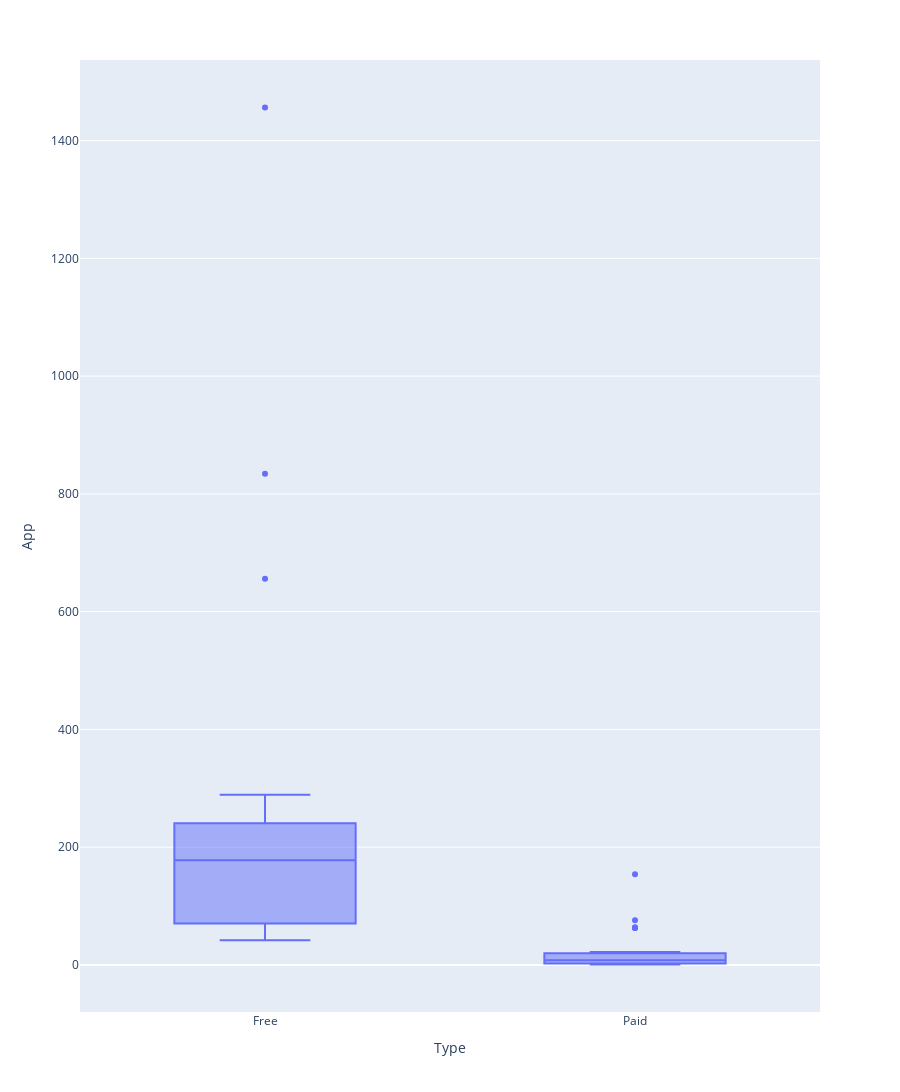

Notebook source saved alongside this figure:
### Markdown cell above
<h3> Challenge</h3>
<div>Create a box plot that shows the number of Installs for free versus paid apps. How does the median number of installations compare? Is the difference large or small?<div>

### Code cell
import plotly.express as px 

fig  = px.box(cateogories_to_types, x = "Type", y ="App")
fig.update_layout(width =900, height =1200)
fig.show()

### Figure 1 — Plotly figure (JSON) as saved in the notebook; plotly's stock layout.template omitted (floating-point values rounded to 4 significant figures)
{"data": [{"alignmentgroup": "True", "hovertemplate": "Type=%{x}<br>App=%{y}<extra></extra>", "legendgroup": "", "marker": {"color": "#636efa"}, "name": "", "notched": false, "offsetgroup": "", "orientation": "v", "showlegend": false, "type": "box", "x": ["Free", "Paid", "Free", "Paid", "Free", "Free", "Paid", "Free", "Paid", "Free", "Free", "Paid", "Free", "Paid", "Free", "Paid", "Free", "Paid", "Free", "Free", "Paid", "Free", "Paid", "Free", "Paid", "Free", "Paid", "Free", "Paid", "Free", "Free", "Free", "Paid", "Free", "Paid", "Free", "Paid", "Free", "Paid", "Free", "Paid", "Free", "Paid", "Free", "Paid", "Free", "Paid", "Free", "Paid", "Free", "Paid", "Free", "Paid", "Free", "Paid", "Free", "Paid", "Free", "Paid", "Free", "Paid"], "x0": " ", "xaxis": "x", "y": [58, 3, 72, 1, 42, 161, 8, 253, 9, 54, 235, 22, 131, 3, 114, 4, 100, 2, 45, 1456, 154, 289, 13, 92, 2, 834, 76, 232, 11, 62, 64, 284, 18, 113, 5, 229, 63, 202, 2, 48, 2, 232, 64, 248, 15, 283, 18, 178, 2, 201, 2, 238, 22, 656, 63, 179, 8, 144, 4, 65, 7], "y0": " ", "yaxis": "y"}], "layout": {"boxmode": "group", "height": 1200, "legend": {"tracegroupgap": 0}, "margin": {"t": 60}, "width": 900, "xaxis": {"anchor": "y", "domain": [0, 1], "title": {"text": "Type"}}, "yaxis": {"anchor": "x", "domain": [0, 1], "title": {"text": "App"}}}}
